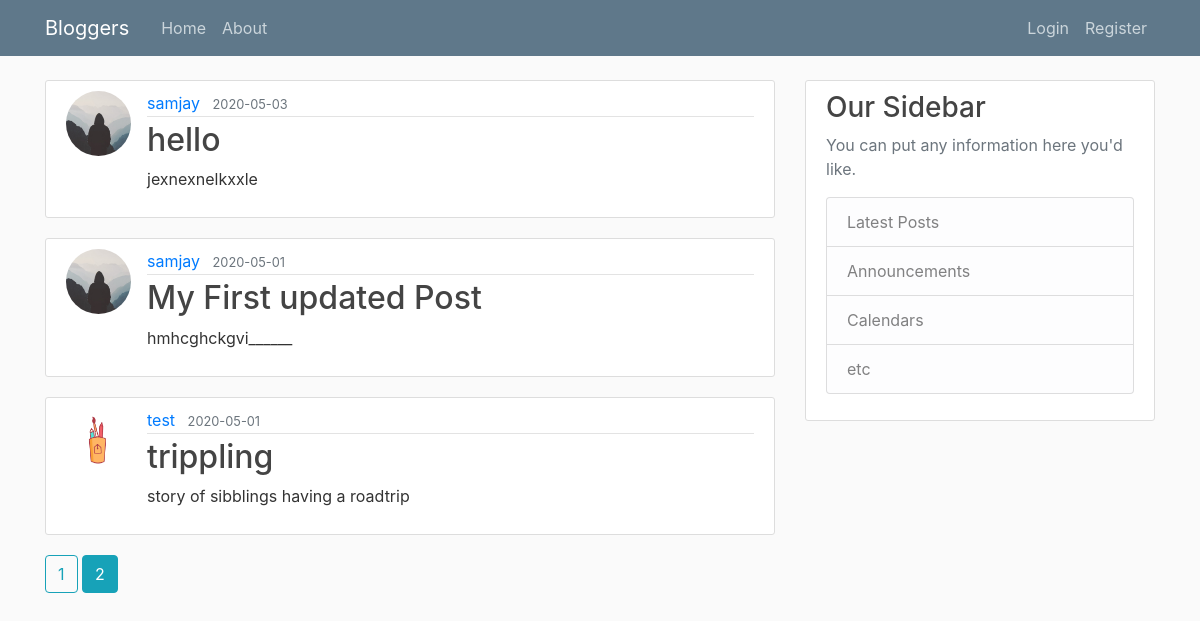
The page /home?page=2 on the database its author committed.
### blog/models.py (models this page shows, shortened)
class Post(db.Model):
    id = db.Column(db.Integer, primary_key=True)
    title = db.Column(db.String(100), nullable=False)
    date_posted = db.Column(db.DateTime, nullable=False, default=datetime.utcnow)
    content = db.Column(db.Text, nullable=False)
    user_id = db.Column(db.Integer, db.ForeignKey('user.id'), nullable=False)

class User(db.Model, UserMixin):
    id = db.Column(db.Integer, primary_key=True)
    username = db.Column(db.String(20), unique=True, nullable=False)
    email = db.Column(db.String(120), unique=True, nullable=False)
    image_file = db.Column(db.String(20), nullable=False, default='default.jpg')
    password = db.Column(db.String(60), nullable=False)
    posts = db.relationship('Post', backref='author', lazy=True)

### blog/routes.py (the view)
@app.route("/")
@app.route("/home")
def home():
    page = request.args.get('page', 1, type=int)
    posts = Post.query.order_by(Post.date_posted.desc()).paginate(page=page, per_page=3)
    return render_template('home.html', posts=posts)

### blog/templates/home.html
{% extends "layout.html" %}
{% block content %}
    {% for post in posts.items %}
        <article class="media content-section">
            <img class="rounded-circle article-img" src="{{url_for('static', filename='profile_pics/' + post.author.image_file)}}">
            <div class="media-body">
                <div class="article-metadata">
                    <a class="mr-2" href="{{url_for('user_post', username=post.author.username)}}">{{post.author.username}}</a>
                    <small class="text-muted">{{post.date_posted.strftime('%Y-%m-%d')}}</small>
                </div>
                <h2><a class="article-title" href="{{url_for('post', post_id=post.id)}}">{{post.title}}</a></h2>
                <p class="article-content">{{post.content}}</p>
            </div>
        </article>
    {% endfor %}
{% for page_num in posts.iter_pages(left_edge=1, right_edge=1, left_current=1, right_current=2) %}
   {% if page_num %}
         {% if posts.page == page_num %}
             <a class="btn btn-info mb-4" href="{{url_for('home', page=page_num)}}">{{page_num}}</a>
         {% else %}
             <a class="btn btn-outline-info mb-4" href="{{url_for('home', page=page_num)}}">{{page_num}}</a>
         {% endif %}
   {% else %}
    ...
   {% endif %}
{% endfor %}
{% endblock content %}

### blog/static/main.css (style rules this page uses)
body { background: #fafafa; color: #333333; margin-top: 5rem; }
h1, h2, h3, h4, h5, h6 { color: #444444; }
.content-section { background: #ffffff; padding: 10px 20px; border: 1px solid #dddddd; border-radius: 3px; margin-bottom: 20px; }
.article-title { color: #444444; }
.article-content { white-space: pre-line; }
.article-img { height: 65px; width: 65px; margin-right: 16px; }
.article-metadata { padding-bottom: 1px; margin-bottom: 4px; border-bottom: 1px solid #e3e3e3 }

### rows shown on the page
Post: image_file (placeholder picture), author.username "samjay", date_posted "2020-05-03", title "hello", content "jexnexnelkxxle"
Post: image_file (placeholder picture), author.username "samjay", date_posted "2020-05-01", title "My First updated Post", content "hmhcghckgvi______"
Post: image_file (picture), author.username "test", date_posted "2020-05-01", title "trippling", content "story of sibblings having a roadtrip"

### other values the page prints
{{ page_num }} "1"
{{ page_num }} "2"
